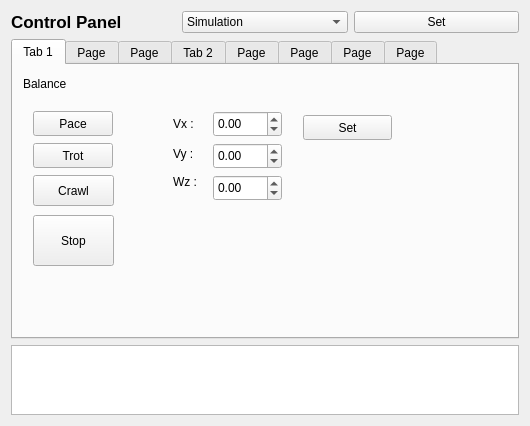
<?xml version="1.0" encoding="UTF-8"?>
<ui version="4.0">
 <class>rqt_control_panel_plugin_widget</class>
 <widget class="QWidget" name="rqt_control_panel_plugin_widget">
  <property name="geometry">
   <rect>
    <x>0</x>
    <y>0</y>
    <width>530</width>
    <height>425</height>
   </rect>
  </property>
  <property name="windowTitle">
   <string>Form</string>
  </property>
  <layout class="QGridLayout" name="gridLayout">
   <item row="2" column="0" colspan="3">
    <widget class="QTextBrowser" name="InfoOutputs"/>
   </item>
   <item row="0" column="0">
    <widget class="QLabel" name="label">
     <property name="font">
      <font>
       <pointsize>13</pointsize>
       <weight>75</weight>
       <bold>true</bold>
      </font>
     </property>
     <property name="text">
      <string>Control Panel</string>
     </property>
    </widget>
   </item>
   <item row="0" column="1">
    <widget class="QComboBox" name="runMode">
     <item>
      <property name="text">
       <string>Simulation</string>
      </property>
     </item>
     <item>
      <property name="text">
       <string>Real</string>
      </property>
     </item>
    </widget>
   </item>
   <item row="0" column="2">
    <widget class="QPushButton" name="setMode">
     <property name="text">
      <string>Set</string>
     </property>
    </widget>
   </item>
   <item row="1" column="0" colspan="3">
    <widget class="QTabWidget" name="Controllers">
     <property name="minimumSize">
      <size>
       <width>400</width>
       <height>300</height>
      </size>
     </property>
     <property name="whatsThis">
      <string>&lt;html&gt;&lt;head/&gt;&lt;body&gt;&lt;p&gt;Joint&lt;/p&gt;&lt;/body&gt;&lt;/html&gt;</string>
     </property>
     <property name="currentIndex">
      <number>0</number>
     </property>
     <widget class="QWidget" name="BlanceController">
      <property name="enabled">
       <bool>true</bool>
      </property>
      <property name="font">
       <font>
        <weight>50</weight>
        <bold>false</bold>
       </font>
      </property>
      <attribute name="title">
       <string>Tab 1</string>
      </attribute>
      <widget class="QPushButton" name="trotButton">
       <property name="geometry">
        <rect>
         <x>20</x>
         <y>78</y>
         <width>80</width>
         <height>25</height>
        </rect>
       </property>
       <property name="text">
        <string>Trot</string>
       </property>
      </widget>
      <widget class="QDoubleSpinBox" name="desired_vy">
       <property name="geometry">
        <rect>
         <x>200</x>
         <y>78</y>
         <width>69</width>
         <height>26</height>
        </rect>
       </property>
       <property name="minimum">
        <double>-1.000000000000000</double>
       </property>
       <property name="maximum">
        <double>1.000000000000000</double>
       </property>
       <property name="singleStep">
        <double>0.050000000000000</double>
       </property>
      </widget>
      <widget class="QPushButton" name="paceButton">
       <property name="geometry">
        <rect>
         <x>20</x>
         <y>46</y>
         <width>80</width>
         <height>25</height>
        </rect>
       </property>
       <property name="text">
        <string>Pace</string>
       </property>
      </widget>
      <widget class="QDoubleSpinBox" name="desired_vx">
       <property name="geometry">
        <rect>
         <x>200</x>
         <y>46</y>
         <width>69</width>
         <height>26</height>
        </rect>
       </property>
       <property name="minimum">
        <double>-1.000000000000000</double>
       </property>
       <property name="maximum">
        <double>1.000000000000000</double>
       </property>
       <property name="singleStep">
        <double>0.050000000000000</double>
       </property>
      </widget>
      <widget class="QDoubleSpinBox" name="desired_wz">
       <property name="geometry">
        <rect>
         <x>200</x>
         <y>110</y>
         <width>69</width>
         <height>26</height>
        </rect>
       </property>
       <property name="minimum">
        <double>-1.000000000000000</double>
       </property>
       <property name="maximum">
        <double>1.000000000000000</double>
       </property>
       <property name="singleStep">
        <double>0.050000000000000</double>
       </property>
      </widget>
      <widget class="QPushButton" name="stopBotton">
       <property name="geometry">
        <rect>
         <x>20</x>
         <y>150</y>
         <width>81</width>
         <height>51</height>
        </rect>
       </property>
       <property name="text">
        <string>Stop</string>
       </property>
      </widget>
      <widget class="QLabel" name="label_2">
       <property name="geometry">
        <rect>
         <x>10</x>
         <y>10</y>
         <width>67</width>
         <height>17</height>
        </rect>
       </property>
       <property name="text">
        <string>Balance</string>
       </property>
      </widget>
      <widget class="QLabel" name="label_6">
       <property name="geometry">
        <rect>
         <x>160</x>
         <y>50</y>
         <width>31</width>
         <height>17</height>
        </rect>
       </property>
       <property name="text">
        <string>Vx :</string>
       </property>
      </widget>
      <widget class="QLabel" name="label_7">
       <property name="geometry">
        <rect>
         <x>160</x>
         <y>80</y>
         <width>31</width>
         <height>17</height>
        </rect>
       </property>
       <property name="text">
        <string>Vy :</string>
       </property>
      </widget>
      <widget class="QLabel" name="label_8">
       <property name="geometry">
        <rect>
         <x>160</x>
         <y>107</y>
         <width>31</width>
         <height>20</height>
        </rect>
       </property>
       <property name="text">
        <string>Wz :</string>
       </property>
      </widget>
      <widget class="QPushButton" name="setVelocityBotton">
       <property name="geometry">
        <rect>
         <x>290</x>
         <y>50</y>
         <width>89</width>
         <height>25</height>
        </rect>
       </property>
       <property name="text">
        <string>Set</string>
       </property>
      </widget>
      <widget class="QPushButton" name="crawlButton">
       <property name="geometry">
        <rect>
         <x>20</x>
         <y>110</y>
         <width>81</width>
         <height>31</height>
        </rect>
       </property>
       <property name="text">
        <string>Crawl</string>
       </property>
      </widget>
     </widget>
     <widget class="QWidget" name="JointPosition">
      <attribute name="title">
       <string>Page</string>
      </attribute>
      <layout class="QGridLayout" name="gridLayout_2">
       <item row="1" column="1">
        <widget class="QLabel" name="label_13">
         <property name="maximumSize">
          <size>
           <width>100</width>
           <height>18</height>
          </size>
         </property>
         <property name="text">
          <string>Joint 1</string>
         </property>
        </widget>
       </item>
       <item row="1" column="2">
        <widget class="QLabel" name="label_14">
         <property name="maximumSize">
          <size>
           <width>100</width>
           <height>18</height>
          </size>
         </property>
         <property name="text">
          <string>Joint 2</string>
         </property>
        </widget>
       </item>
       <item row="1" column="3">
        <widget class="QLabel" name="label_15">
         <property name="maximumSize">
          <size>
           <width>100</width>
           <height>18</height>
          </size>
         </property>
         <property name="text">
          <string>Joint 3</string>
         </property>
        </widget>
       </item>
       <item row="2" column="0">
        <widget class="QLabel" name="label_9">
         <property name="text">
          <string>LF LEG :  </string>
         </property>
        </widget>
       </item>
       <item row="2" column="1">
        <widget class="QDoubleSpinBox" name="lf_joint_positon_1">
         <property name="minimum">
          <double>-15.000000000000000</double>
         </property>
         <property name="maximum">
          <double>15.000000000000000</double>
         </property>
         <property name="singleStep">
          <double>0.010000000000000</double>
         </property>
        </widget>
       </item>
       <item row="2" column="2">
        <widget class="QDoubleSpinBox" name="lf_joint_positon_2">
         <property name="minimum">
          <double>-15.000000000000000</double>
         </property>
         <property name="maximum">
          <double>15.000000000000000</double>
         </property>
         <property name="singleStep">
          <double>0.010000000000000</double>
         </property>
        </widget>
       </item>
       <item row="2" column="3">
        <widget class="QDoubleSpinBox" name="lf_joint_positon_3">
         <property name="minimum">
          <double>-15.000000000000000</double>
         </property>
         <property name="maximum">
          <double>15.000000000000000</double>
         </property>
         <property name="singleStep">
          <double>0.010000000000000</double>
         </property>
         <property name="value">
          <double>0.000000000000000</double>
         </property>
        </widget>
       </item>
       <item row="2" column="4">
        <widget class="QPushButton" name="setJointPositionButton">
         <property name="text">
          <string>Set</string>
         </property>
        </widget>
       </item>
       <item row="3" column="0">
        <widget class="QLabel" name="label_10">
         <property name="text">
          <string>RF LEG :  </string>
         </property>
        </widget>
       </item>
       <item row="3" column="1">
        <widget class="QDoubleSpinBox" name="rf_joint_positon_1">
         <property name="minimum">
          <double>-15.000000000000000</double>
         </property>
         <property name="maximum">
          <double>15.000000000000000</double>
         </property>
         <property name="singleStep">
          <double>0.050000000000000</double>
         </property>
         <property name="value">
          <double>0.000000000000000</double>
         </property>
        </widget>
       </item>
       <item row="3" column="2">
        <widget class="QDoubleSpinBox" name="rf_joint_positon_2">
         <property name="minimum">
          <double>-15.000000000000000</double>
         </property>
         <property name="maximum">
          <double>15.000000000000000</double>
         </property>
         <property name="singleStep">
          <double>0.010000000000000</double>
         </property>
        </widget>
       </item>
       <item row="3" column="3">
        <widget class="QDoubleSpinBox" name="rf_joint_positon_3">
         <property name="minimum">
          <double>-15.000000000000000</double>
         </property>
         <property name="maximum">
          <double>15.000000000000000</double>
         </property>
         <property name="singleStep">
          <double>0.010000000000000</double>
         </property>
        </widget>
       </item>
       <item row="3" column="4">
        <widget class="QPushButton" name="resetJointPostionButton">
         <property name="text">
          <string>Reset</string>
         </property>
        </widget>
       </item>
       <item row="4" column="0">
        <widget class="QLabel" name="label_12">
         <property name="text">
          <string>RH LEG :  </string>
         </property>
        </widget>
       </item>
       <item row="4" column="1">
        <widget class="QDoubleSpinBox" name="rh_joint_positon_1">
         <property name="minimum">
          <double>-15.000000000000000</double>
         </property>
         <property name="maximum">
          <double>15.000000000000000</double>
         </property>
         <property name="singleStep">
          <double>0.010000000000000</double>
         </property>
        </widget>
       </item>
       <item row="4" column="2">
        <widget class="QDoubleSpinBox" name="rh_joint_positon_2">
         <property name="minimum">
          <double>-15.000000000000000</double>
         </property>
         <property name="maximum">
          <double>15.000000000000000</double>
         </property>
         <property name="singleStep">
          <double>0.010000000000000</double>
         </property>
        </widget>
       </item>
       <item row="4" column="3">
        <widget class="QDoubleSpinBox" name="rh_joint_positon_3">
         <property name="minimum">
          <double>-15.000000000000000</double>
         </property>
         <property name="maximum">
          <double>15.000000000000000</double>
         </property>
         <property name="singleStep">
          <double>0.010000000000000</double>
         </property>
        </widget>
       </item>
       <item row="5" column="0">
        <widget class="QLabel" name="label_11">
         <property name="text">
          <string>LH LEG :  </string>
         </property>
        </widget>
       </item>
       <item row="5" column="1">
        <widget class="QDoubleSpinBox" name="lh_joint_positon_1">
         <property name="minimum">
          <double>-15.000000000000000</double>
         </property>
         <property name="maximum">
          <double>15.000000000000000</double>
         </property>
         <property name="singleStep">
          <double>0.010000000000000</double>
         </property>
        </widget>
       </item>
       <item row="5" column="2">
        <widget class="QDoubleSpinBox" name="lh_joint_positon_2">
         <property name="minimum">
          <double>-15.000000000000000</double>
         </property>
         <property name="maximum">
          <double>15.000000000000000</double>
         </property>
         <property name="singleStep">
          <double>0.010000000000000</double>
         </property>
        </widget>
       </item>
       <item row="5" column="3">
        <widget class="QDoubleSpinBox" name="lh_joint_positon_3">
         <property name="minimum">
          <double>-15.000000000000000</double>
         </property>
         <property name="maximum">
          <double>15.000000000000000</double>
         </property>
         <property name="singleStep">
          <double>0.010000000000000</double>
         </property>
        </widget>
       </item>
       <item row="0" column="0" colspan="2">
        <widget class="QLabel" name="label_3">
         <property name="maximumSize">
          <size>
           <width>150</width>
           <height>18</height>
          </size>
         </property>
         <property name="text">
          <string>Joint Position (rad)</string>
         </property>
        </widget>
       </item>
       <item row="5" column="4">
        <widget class="QPushButton" name="stopPositionButton">
         <property name="text">
          <string>Stop</string>
         </property>
        </widget>
       </item>
       <item row="4" column="4">
        <widget class="QPushButton" name="setInitialJointPosition">
         <property name="text">
          <string>Init Position</string>
         </property>
        </widget>
       </item>
      </layout>
     </widget>
     <widget class="QWidget" name="JointVelocity">
      <attribute name="title">
       <string>Page</string>
      </attribute>
      <layout class="QGridLayout" name="gridLayout_3">
       <item row="1" column="1">
        <widget class="QLabel" name="label_20">
         <property name="maximumSize">
          <size>
           <width>100</width>
           <height>18</height>
          </size>
         </property>
         <property name="text">
          <string>Joint 1</string>
         </property>
        </widget>
       </item>
       <item row="1" column="2">
        <widget class="QLabel" name="label_22">
         <property name="maximumSize">
          <size>
           <width>100</width>
           <height>18</height>
          </size>
         </property>
         <property name="text">
          <string>Joint 2</string>
         </property>
        </widget>
       </item>
       <item row="1" column="3">
        <widget class="QLabel" name="label_18">
         <property name="maximumSize">
          <size>
           <width>100</width>
           <height>18</height>
          </size>
         </property>
         <property name="text">
          <string>Joint 3</string>
         </property>
        </widget>
       </item>
       <item row="2" column="0">
        <widget class="QLabel" name="label_19">
         <property name="text">
          <string>LF LEG :  </string>
         </property>
        </widget>
       </item>
       <item row="2" column="1">
        <widget class="QDoubleSpinBox" name="lf_joint_velocity_1">
         <property name="minimum">
          <double>-120.000000000000000</double>
         </property>
         <property name="maximum">
          <double>120.000000000000000</double>
         </property>
        </widget>
       </item>
       <item row="2" column="2">
        <widget class="QDoubleSpinBox" name="lf_joint_velocity_2">
         <property name="minimum">
          <double>-120.000000000000000</double>
         </property>
         <property name="maximum">
          <double>120.000000000000000</double>
         </property>
        </widget>
       </item>
       <item row="2" column="3">
        <widget class="QDoubleSpinBox" name="lf_joint_velocity_3">
         <property name="minimum">
          <double>-120.000000000000000</double>
         </property>
         <property name="maximum">
          <double>120.000000000000000</double>
         </property>
        </widget>
       </item>
       <item row="2" column="4">
        <widget class="QPushButton" name="setJointVelocityButton">
         <property name="text">
          <string>Set</string>
         </property>
        </widget>
       </item>
       <item row="3" column="0">
        <widget class="QLabel" name="label_16">
         <property name="text">
          <string>RF LEG :  </string>
         </property>
        </widget>
       </item>
       <item row="3" column="1">
        <widget class="QDoubleSpinBox" name="rf_joint_velocity_1">
         <property name="minimum">
          <double>-120.000000000000000</double>
         </property>
         <property name="maximum">
          <double>120.000000000000000</double>
         </property>
        </widget>
       </item>
       <item row="3" column="2">
        <widget class="QDoubleSpinBox" name="rf_joint_velocity_2">
         <property name="minimum">
          <double>-120.000000000000000</double>
         </property>
         <property name="maximum">
          <double>120.000000000000000</double>
         </property>
        </widget>
       </item>
       <item row="3" column="3">
        <widget class="QDoubleSpinBox" name="rf_joint_velocity_3">
         <property name="minimum">
          <double>-120.000000000000000</double>
         </property>
         <property name="maximum">
          <double>120.000000000000000</double>
         </property>
        </widget>
       </item>
       <item row="3" column="4">
        <widget class="QPushButton" name="resetJointVelocityButton">
         <property name="text">
          <string>Reset</string>
         </property>
        </widget>
       </item>
       <item row="4" column="0">
        <widget class="QLabel" name="label_21">
         <property name="text">
          <string>RH LEG :  </string>
         </property>
        </widget>
       </item>
       <item row="4" column="1">
        <widget class="QDoubleSpinBox" name="rh_joint_velocity_1">
         <property name="minimum">
          <double>-120.000000000000000</double>
         </property>
         <property name="maximum">
          <double>120.000000000000000</double>
         </property>
        </widget>
       </item>
       <item row="4" column="2">
        <widget class="QDoubleSpinBox" name="rh_joint_velocity_2">
         <property name="minimum">
          <double>-120.000000000000000</double>
         </property>
         <property name="maximum">
          <double>120.000000000000000</double>
         </property>
        </widget>
       </item>
       <item row="4" column="3">
        <widget class="QDoubleSpinBox" name="rh_joint_velocity_3">
         <property name="minimum">
          <double>-120.000000000000000</double>
         </property>
         <property name="maximum">
          <double>120.000000000000000</double>
         </property>
        </widget>
       </item>
       <item row="4" column="4" rowspan="2">
        <widget class="QPushButton" name="stopJointVelocityButton">
         <property name="text">
          <string>Stop</string>
         </property>
        </widget>
       </item>
       <item row="5" column="0">
        <widget class="QLabel" name="label_17">
         <property name="text">
          <string>LH LEG :  </string>
         </property>
        </widget>
       </item>
       <item row="5" column="1">
        <widget class="QDoubleSpinBox" name="lh_joint_velocity_1">
         <property name="minimum">
          <double>-120.000000000000000</double>
         </property>
         <property name="maximum">
          <double>120.000000000000000</double>
         </property>
        </widget>
       </item>
       <item row="5" column="2">
        <widget class="QDoubleSpinBox" name="lh_joint_velocity_2">
         <property name="minimum">
          <double>-120.000000000000000</double>
         </property>
         <property name="maximum">
          <double>120.000000000000000</double>
         </property>
        </widget>
       </item>
       <item row="5" column="3">
        <widget class="QDoubleSpinBox" name="lh_joint_velocity_3">
         <property name="minimum">
          <double>-120.000000000000000</double>
         </property>
         <property name="maximum">
          <double>120.000000000000000</double>
         </property>
        </widget>
       </item>
       <item row="0" column="0" colspan="2">
        <widget class="QLabel" name="label_4">
         <property name="maximumSize">
          <size>
           <width>150</width>
           <height>18</height>
          </size>
         </property>
         <property name="text">
          <string>Joint Velocity (rpm)</string>
         </property>
        </widget>
       </item>
      </layout>
     </widget>
     <widget class="QWidget" name="JointEffort">
      <attribute name="title">
       <string>Tab 2</string>
      </attribute>
      <layout class="QGridLayout" name="gridLayout_4">
       <item row="1" column="1">
        <widget class="QLabel" name="label_27">
         <property name="maximumSize">
          <size>
           <width>100</width>
           <height>18</height>
          </size>
         </property>
         <property name="text">
          <string>Joint 1</string>
         </property>
        </widget>
       </item>
       <item row="1" column="2">
        <widget class="QLabel" name="label_29">
         <property name="maximumSize">
          <size>
           <width>100</width>
           <height>18</height>
          </size>
         </property>
         <property name="text">
          <string>Joint 2</string>
         </property>
        </widget>
       </item>
       <item row="1" column="3">
        <widget class="QLabel" name="label_25">
         <property name="maximumSize">
          <size>
           <width>100</width>
           <height>18</height>
          </size>
         </property>
         <property name="text">
          <string>Joint 3</string>
         </property>
        </widget>
       </item>
       <item row="2" column="0">
        <widget class="QLabel" name="label_26">
         <property name="text">
          <string>LF LEG :  </string>
         </property>
        </widget>
       </item>
       <item row="2" column="1">
        <widget class="QDoubleSpinBox" name="lf_joint_effort_1">
         <property name="minimum">
          <double>-100.000000000000000</double>
         </property>
         <property name="maximum">
          <double>100.000000000000000</double>
         </property>
         <property name="singleStep">
          <double>0.100000000000000</double>
         </property>
        </widget>
       </item>
       <item row="2" column="2">
        <widget class="QDoubleSpinBox" name="lf_joint_effort_2">
         <property name="minimum">
          <double>-100.000000000000000</double>
         </property>
         <property name="maximum">
          <double>100.000000000000000</double>
         </property>
         <property name="singleStep">
          <double>0.100000000000000</double>
         </property>
        </widget>
       </item>
       <item row="2" column="3">
        <widget class="QDoubleSpinBox" name="lf_joint_effort_3">
         <property name="minimum">
          <double>-100.000000000000000</double>
         </property>
         <property name="maximum">
          <double>100.000000000000000</double>
         </property>
         <property name="singleStep">
          <double>0.100000000000000</double>
         </property>
        </widget>
       </item>
       <item row="2" column="4">
        <widget class="QPushButton" name="setJointEffortButton">
         <property name="text">
          <string>Set</string>
         </property>
        </widget>
       </item>
       <item row="3" column="0">
        <widget class="QLabel" name="label_23">
         <property name="text">
          <string>RF LEG :  </string>
         </property>
        </widget>
       </item>
       <item row="3" column="1">
        <widget class="QDoubleSpinBox" name="rf_joint_effort_1">
         <property name="minimum">
          <double>-100.000000000000000</double>
         </property>
         <property name="maximum">
          <double>100.000000000000000</double>
         </property>
         <property name="singleStep">
          <double>0.100000000000000</double>
         </property>
        </widget>
       </item>
       <item row="3" column="2">
        <widget class="QDoubleSpinBox" name="rf_joint_effort_2">
         <property name="minimum">
          <double>-100.000000000000000</double>
         </property>
         <property name="maximum">
          <double>100.000000000000000</double>
         </property>
         <property name="singleStep">
          <double>0.100000000000000</double>
         </property>
        </widget>
       </item>
       <item row="3" column="3">
        <widget class="QDoubleSpinBox" name="rf_joint_effort_3">
         <property name="minimum">
          <double>-100.000000000000000</double>
         </property>
         <property name="maximum">
          <double>100.000000000000000</double>
         </property>
         <property name="singleStep">
          <double>0.100000000000000</double>
         </property>
        </widget>
       </item>
       <item row="3" column="4">
        <widget class="QPushButton" name="resetJointEffortButton">
         <property name="text">
          <string>Reset</string>
         </property>
        </widget>
       </item>
       <item row="4" column="0">
        <widget class="QLabel" name="label_28">
         <property name="text">
          <string>RH LEG :  </string>
         </property>
        </widget>
       </item>
       <item row="4" column="1">
        <widget class="QDoubleSpinBox" name="rh_joint_effort_1">
         <property name="minimum">
          <double>-100.000000000000000</double>
         </property>
         <property name="maximum">
          <double>100.000000000000000</double>
         </property>
         <property name="singleStep">
          <double>0.100000000000000</double>
         </property>
        </widget>
       </item>
       <item row="4" column="2">
        <widget class="QDoubleSpinBox" name="rh_joint_effort_2">
         <property name="minimum">
          <double>-100.000000000000000</double>
         </property>
         <property name="maximum">
          <double>100.000000000000000</double>
         </property>
         <property name="singleStep">
          <double>0.100000000000000</double>
         </property>
        </widget>
       </item>
       <item row="4" column="3">
        <widget class="QDoubleSpinBox" name="rh_joint_effort_3">
         <property name="minimum">
          <double>-100.000000000000000</double>
         </property>
         <property name="maximum">
          <double>100.000000000000000</double>
         </property>
         <property name="singleStep">
          <double>0.100000000000000</double>
         </property>
        </widget>
       </item>
       <item row="4" column="4" rowspan="2">
        <widget class="QPushButton" name="stopJointEffortButton">
         <property name="text">
          <string>Stop</string>
         </property>
        </widget>
       </item>
       <item row="5" column="0">
        <widget class="QLabel" name="label_24">
         <property name="text">
          <string>LH LEG :  </string>
         </property>
        </widget>
       </item>
       <item row="5" column="1">
        <widget class="QDoubleSpinBox" name="lh_joint_effort_1">
         <property name="minimum">
          <double>-100.000000000000000</double>
         </property>
         <property name="maximum">
          <double>100.000000000000000</double>
         </property>
         <property name="singleStep">
          <double>0.100000000000000</double>
         </property>
        </widget>
       </item>
       <item row="5" column="2">
        <widget class="QDoubleSpinBox" name="lh_joint_effort_2">
         <property name="minimum">
          <double>-100.000000000000000</double>
         </property>
         <property name="maximum">
          <double>100.000000000000000</double>
         </property>
         <property name="singleStep">
          <double>0.100000000000000</double>
         </property>
        </widget>
       </item>
       <item row="5" column="3">
        <widget class="QDoubleSpinBox" name="lh_joint_effort_3">
         <property name="minimum">
          <double>-100.000000000000000</double>
         </property>
         <property name="maximum">
          <double>100.000000000000000</double>
         </property>
         <property name="singleStep">
          <double>0.100000000000000</double>
         </property>
        </widget>
       </item>
       <item row="0" column="0" colspan="2">
        <widget class="QLabel" name="label_5">
         <property name="maximumSize">
          <size>
           <width>150</width>
           <height>18</height>
          </size>
         </property>
         <property name="text">
          <string>Joint Effort (Nm)</string>
         </property>
        </widget>
       </item>
      </layout>
     </widget>
     <widget class="QWidget" name="tab">
      <attribute name="title">
       <string>Page</string>
      </attribute>
      <widget class="QPushButton" name="startSingleLegContoller">
       <property name="geometry">
        <rect>
         <x>380</x>
         <y>30</y>
         <width>89</width>
         <height>25</height>
        </rect>
       </property>
       <property name="text">
        <string>Start</string>
       </property>
      </widget>
      <widget class="QPushButton" name="stopSingleLegController">
       <property name="geometry">
        <rect>
         <x>380</x>
         <y>70</y>
         <width>89</width>
         <height>25</height>
        </rect>
       </property>
       <property name="text">
        <string>Stop</string>
       </property>
      </widget>
     </widget>
     <widget class="QWidget" name="configurechangecontroller">
      <attribute name="title">
       <string>Page</string>
      </attribute>
      <widget class="QPushButton" name="change_X">
       <property name="geometry">
        <rect>
         <x>210</x>
         <y>50</y>
         <width>89</width>
         <height>25</height>
        </rect>
       </property>
       <property name="text">
        <string>change_X</string>
       </property>
      </widget>
      <widget class="QPushButton" name="change_left">
       <property name="geometry">
        <rect>
         <x>210</x>
         <y>90</y>
         <width>89</width>
         <height>25</height>
        </rect>
       </property>
       <property name="text">
        <string>change_left</string>
       </property>
      </widget>
      <widget class="QPushButton" name="change_right">
       <property name="geometry">
        <rect>
         <x>210</x>
         <y>130</y>
         <width>89</width>
         <height>25</height>
        </rect>
       </property>
       <property name="text">
        <string>change_right</string>
       </property>
      </widget>
      <widget class="QPushButton" name="anti_X">
       <property name="geometry">
        <rect>
         <x>210</x>
         <y>170</y>
         <width>89</width>
         <height>25</height>
        </rect>
       </property>
       <property name="text">
        <string>anti_X</string>
       </property>
      </widget>
     </widget>
     <widget class="QWidget" name="walkforwardcontroller">
      <attribute name="title">
       <string>Page</string>
      </attribute>
     </widget>
     <widget class="QWidget" name="static_walk">
      <attribute name="title">
       <string>Page</string>
      </attribute>
     </widget>
    </widget>
   </item>
  </layout>
 </widget>
 <resources/>
 <connections/>
</ui>
